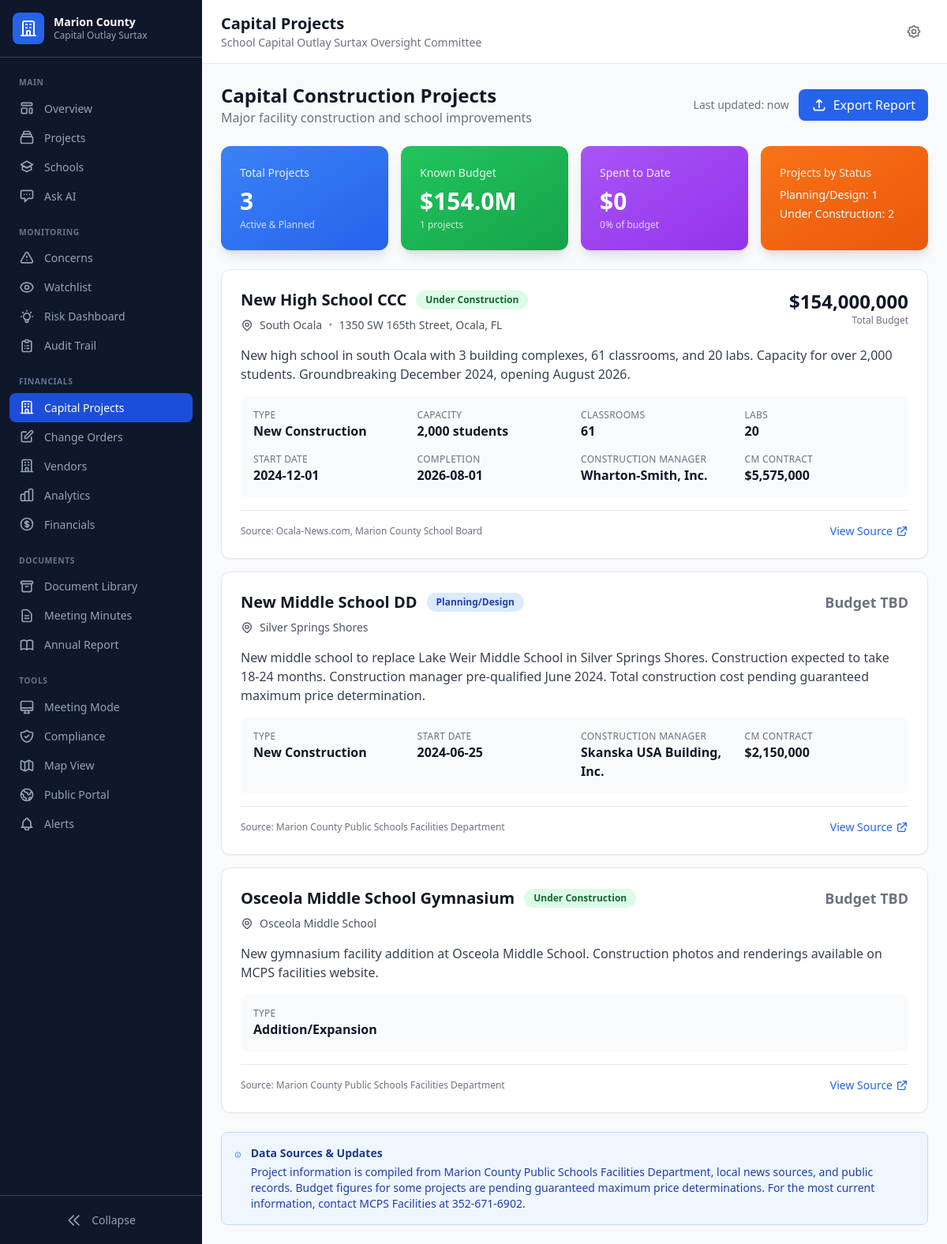
Page /capital-projects on the committed database.
### tables this page shows
CREATE TABLE capital_projects (
            id INTEGER PRIMARY KEY AUTOINCREMENT,
            project_code TEXT UNIQUE,
            project_name TEXT NOT NULL,
            project_type TEXT,
            location TEXT,
            address TEXT,
            budget_amount REAL,
            spent_to_date REAL DEFAULT 0,
            start_date DATE,
            estimated_completion DATE,
            actual_completion DATE,
            status TEXT,
            capacity INTEGER,
            square_footage INTEGER,
            num_classrooms INTEGER,
            num_labs INTEGER,
            contractor TEXT,
            construction_manager TEXT,
            cm_contract_amount REAL,
            description TEXT,
            data_source TEXT,
            source_url TEXT,
            imported_date DATETIME,
            last_updated DATETIME
        );

### app.py (the view)
@app.route('/capital-projects')
def capital_projects():
    conn = get_db()
    cursor = conn.cursor()
    cursor.execute('''
        SELECT
            project_code,
            project_name,
            project_type,
            location,
            address,
            budget_amount,
            spent_to_date,
            start_date,
            estimated_completion,
            status,
            capacity,
            num_classrooms,
            num_labs,
            construction_manager,
            cm_contract_amount,
            description,
            data_source,
            source_url
        FROM capital_projects
        ORDER BY budget_amount DESC NULLS LAST
    ''')
    projects = cursor.fetchall()
    cursor.execute('''
        SELECT
            COUNT(*) as total_projects,
            SUM(CASE WHEN budget_amount IS NOT NULL THEN budget_amount ELSE 0 END) as total_budget,
            SUM(CASE WHEN budget_amount IS NOT NULL THEN 1 ELSE 0 END) as projects_with_budget,
            SUM(spent_to_date) as total_spent
        FROM capital_projects
    ''')
    stats = cursor.fetchone()
    cursor.execute('''
        SELECT status, COUNT(*) as count
        FROM capital_projects
        GROUP BY status
    ''')
    status_counts = cursor.fetchall()
    conn.close()
    return render_template('surtax/capital_projects.html',
                          projects=projects,
                          stats=stats,
                          status_counts=status_counts,
                          title='Capital Projects')

### app.py (called while the page is built)
def get_db():
    conn = sqlite3.connect(str(DB_PATH))
    conn.row_factory = sqlite3.Row
    return conn

@app.template_filter('currency')
def currency_filter(value):
    if value is None:
        return '$0'
    if abs(value) >= 1_000_000:
        return f'${value/1_000_000:,.1f}M'
    elif abs(value) >= 1_000:
        return f'${value/1_000:,.0f}K'
    return f'${value:,.0f}'

@app.template_filter('currency_full')
def currency_full_filter(value):
    if value is None:
        return '$0'
    return f'${value:,.0f}'

### templates/surtax/capital_projects.html (shortened to what this page needs)
{% extends "surtax/base.html" %}
{% block content %}
<div class="space-y-6">
    <div class="flex justify-between items-center">
        <div>
            <h2 class="text-2xl font-bold text-gray-900">Capital Construction Projects</h2>
            <p class="text-gray-500">Major facility construction and school improvements</p>
        </div>
        <div class="flex items-center gap-3">
            <span class="text-sm text-gray-500">Last updated: {{ "now"|date_format }}</span>
            <button class="px-4 py-2 bg-blue-600 text-white rounded-lg hover:bg-blue-700 flex items-center gap-2">
                <svg class="w-5 h-5" fill="none" stroke="currentColor" viewBox="0 0 24 24">
                    <path stroke-linecap="round" stroke-linejoin="round" stroke-width="2" d="M4 16v1a3 3 0 003 3h10a3 3 0 003-3v-1m-4-8l-4-4m0 0L8 8m4-4v12"></path>
                </svg>
                Export Report
            </button>
        </div>
    </div>
    <div class="grid grid-cols-1 md:grid-cols-4 gap-4">
        <div class="bg-gradient-to-br from-blue-500 to-blue-600 rounded-xl shadow-lg p-6 text-white">
            <p class="text-sm font-medium opacity-90">Total Projects</p>
            <p class="text-3xl font-bold mt-2">{{ stats.total_projects }}</p>
            <p class="text-xs opacity-75 mt-1">Active & Planned</p>
        </div>
        <div class="bg-gradient-to-br from-green-500 to-green-600 rounded-xl shadow-lg p-6 text-white">
            <p class="text-sm font-medium opacity-90">Known Budget</p>
            <p class="text-3xl font-bold mt-2">{{ stats.total_budget|currency }}</p>
            <p class="text-xs opacity-75 mt-1">{{ stats.projects_with_budget }} projects</p>
        </div>
        <div class="bg-gradient-to-br from-purple-500 to-purple-600 rounded-xl shadow-lg p-6 text-white">
            <p class="text-sm font-medium opacity-90">Spent to Date</p>
            <p class="text-3xl font-bold mt-2">{{ stats.total_spent|currency }}</p>
            <p class="text-xs opacity-75 mt-1">{{ ((stats.total_spent/stats.total_budget*100) if stats.total_budget > 0 else 0)|round|int }}% of budget</p>
        </div>
        <div class="bg-gradient-to-br from-orange-500 to-orange-600 rounded-xl shadow-lg p-6 text-white">
            <p class="text-sm font-medium opacity-90">Projects by Status</p>
            <div class="mt-2 space-y-1">
                {% for status_count in status_counts %}
                <p class="text-sm">{{ status_count.status }}: {{ status_count.count }}</p>
                {% endfor %}
            </div>
        </div>
    </div>
    <div class="space-y-4">
        {% for project in projects %}
        <div class="bg-white rounded-xl shadow-sm border border-gray-200 p-6 hover:shadow-md transition-shadow">
            <div class="flex justify-between items-start mb-4">
                <div class="flex-1">
                    <div class="flex items-center gap-3">
                        <h3 class="text-xl font-bold text-gray-900">{{ project.project_name }}</h3>
                        {% if project.status == 'Under Construction' %}
                        <span class="px-3 py-1 bg-green-100 text-green-800 text-xs font-semibold rounded-full">{{ project.status }}</span>
                        {% elif project.status == 'Planning/Design' %}
                        <span class="px-3 py-1 bg-blue-100 text-blue-800 text-xs font-semibold rounded-full">{{ project.status }}</span>
                        {% else %}
                        <span class="px-3 py-1 bg-gray-100 text-gray-800 text-xs font-semibold rounded-full">{{ project.status }}</span>
                        {% endif %}
                    </div>
                    <div class="flex items-center gap-2 mt-2 text-sm text-gray-600">
                        <span>{{ project.location }}</span>
                        {% if project.address %}
                        <span class="text-gray-400">•</span>
                        <span>{{ project.address }}</span>
                        {% endif %}
                    </div>
                </div>
                <div class="text-right">
                    {% if project.budget_amount %}
                    <p class="text-2xl font-bold text-gray-900">{{ project.budget_amount|currency_full }}</p>
                    <p class="text-xs text-gray-500">Total Budget</p>
                    {% else %}
                    <p class="text-lg font-semibold text-gray-500">Budget TBD</p>
                    {% endif %}
                </div>
            </div>
            <p class="text-gray-700 mb-4">{{ project.description }}</p>
            <div class="grid grid-cols-2 md:grid-cols-4 gap-4 bg-gray-50 rounded-lg p-4">
                <div>
                    <p class="text-xs text-gray-500 uppercase tracking-wide">Type</p>
                    <p class="font-semibold text-gray-900">{{ project.project_type }}</p>
                </div>
                {% if project.capacity %}
                <div>
                    <p class="text-xs text-gray-500 uppercase tracking-wide">Capacity</p>
                    <p class="font-semibold text-gray-900">{{ '{:,}'.format(project.capacity) }} students</p>
                </div>
                {% endif %}
                {% if project.num_classrooms %}
                <div>
                    <p class="text-xs text-gray-500 uppercase tracking-wide">Classrooms</p>
                    <p class="font-semibold text-gray-900">{{ project.num_classrooms }}</p>
                </div>
                {% endif %}
                {% if project.num_labs %}
                <div>
                    <p class="text-xs text-gray-500 uppercase tracking-wide">Labs</p>
                    <p class="font-semibold text-gray-900">{{ project.num_labs }}</p>
                </div>
                {% endif %}
                {% if project.start_date %}
                <div>
                    <p class="text-xs text-gray-500 uppercase tracking-wide">Start Date</p>
                    <p class="font-semibold text-gray-900">{{ project.start_date }}</p>
                </div>
                {% endif %}
                {% if project.estimated_completion %}
                <div>
                    <p class="text-xs text-gray-500 uppercase tracking-wide">Completion</p>
                    <p class="font-semibold text-gray-900">{{ project.estimated_completion }}</p>
                </div>
                {% endif %}
                {% if project.construction_manager %}
                <div>
                    <p class="text-xs text-gray-500 uppercase tracking-wide">Construction Manager</p>
                    <p class="font-semibold text-gray-900">{{ project.construction_manager }}</p>
                </div>
                {% endif %}
                {% if project.cm_contract_amount %}
                <div>
                    <p class="text-xs text-gray-500 uppercase tracking-wide">CM Contract</p>
                    <p class="font-semibold text-gray-900">{{ project.cm_contract_amount|currency_full }}</p>
                </div>
                {% endif %}
            </div>
            <div class="mt-4 pt-4 border-t border-gray-200 flex items-center justify-between">
                <div class="text-xs text-gray-500">
                    <span>Source: {{ project.data_source }}</span>
                </div>
                {% if project.source_url %}
                <a href="{{ project.source_url }}" target="_blank" class="text-sm text-blue-600 hover:text-blue-800 flex items-center gap-1">
                    <span>View Source</span>
                    <svg class="w-4 h-4" fill="none" stroke="currentColor" viewBox="0 0 24 24">
                        <path stroke-linecap="round" stroke-linejoin="round" stroke-width="2" d="M10 6H6a2 2 0 00-2 2v10a2 2 0 002 2h10a2 2 0 002-2v-4M14 4h6m0 0v6m0-6L10 14"></path>
                    </svg>
                </a>
                {% endif %}
            </div>
        </div>
        {% endfor %}
    </div>
    <div class="bg-blue-50 border border-blue-200 rounded-lg p-4">
        <div class="flex items-start">
            <svg class="w-5 h-5 text-blue-600 mt-0.5 mr-3" fill="none" stroke="currentColor" viewBox="0 0 24 24">
                <path stroke-linecap="round" stroke-linejoin="round" stroke-width="2" d="M13 16h-1v-4h-1m1-4h.01M21 12a9 9 0 11-18 0 9 9 0 0118 0z"></path>
            </svg>
            <div>
                <p class="text-sm font-semibold text-blue-900">Data Sources & Updates</p>
                <p class="text-sm text-blue-800 mt-1">
                    Project information is compiled from Marion County Public Schools Facilities Department,
                    local news sources, and public records. Budget figures for some projects are pending
                    guaranteed maximum price determinations. For the most current information, contact
                    MCPS Facilities at 352-671-6902.
                </p>
            </div>
        </div>
    </div>
</div>
{% endblock %}

### rows in the picture
capital_projects: project_name "New High School CCC", status "Under Construction", location "South Ocala", address "1350 SW 165th Street, Ocala, FL", budget_amount "$154,000,000", description "New high school in south Ocala with 3 building complexes, 61 classrooms, and 20 labs. Capacity for over 2,000 students. Groundbreaking December 2024, opening August 2026.", project_type "New Construction", capacity "2,000", num_classrooms "61", num_labs "20", start_date "2024-12-01", estimated_completion "2026-08-01", construction_manager "Wharton-Smith, Inc.", cm_contract_amount "$5,575,000", data_source "Ocala-News.com, Marion County School Board"
capital_projects: project_name "New Middle School DD", status "Planning/Design", location "Silver Springs Shores", shows "Budget TBD", description "New middle school to replace Lake Weir Middle School in Silver Springs Shores. Construction expected to take 18-24 months. Construction manager pre-qualified June 2024. Total construction cost pending guaranteed maximum price determination.", project_type "New Construction", start_date "2024-06-25", construction_manager "Skanska USA Building, Inc.", cm_contract_amount "$2,150,000", data_source "Marion County Public Schools Facilities Department"
capital_projects: project_name "Osceola Middle School Gymnasium", status "Under Construction", location "Osceola Middle School", shows "Budget TBD", description "New gymnasium facility addition at Osceola Middle School. Construction photos and renderings available on MCPS facilities website.", project_type "Addition/Expansion", data_source "Marion County Public Schools Facilities Department"

### other values in the picture
{{ title }} "Capital Projects"
{{ "now"|date_format }} "now"
{{ stats.total_projects }} "3"
{{ stats.total_budget|currency }} "$154.0M"
{{ stats.projects_with_budget }} "1"
{{ stats.total_spent|currency }} "$0"
{{ status_count.status }} "Planning/Design" "Under Construction"
{{ status_count.count }} "1" "2"
